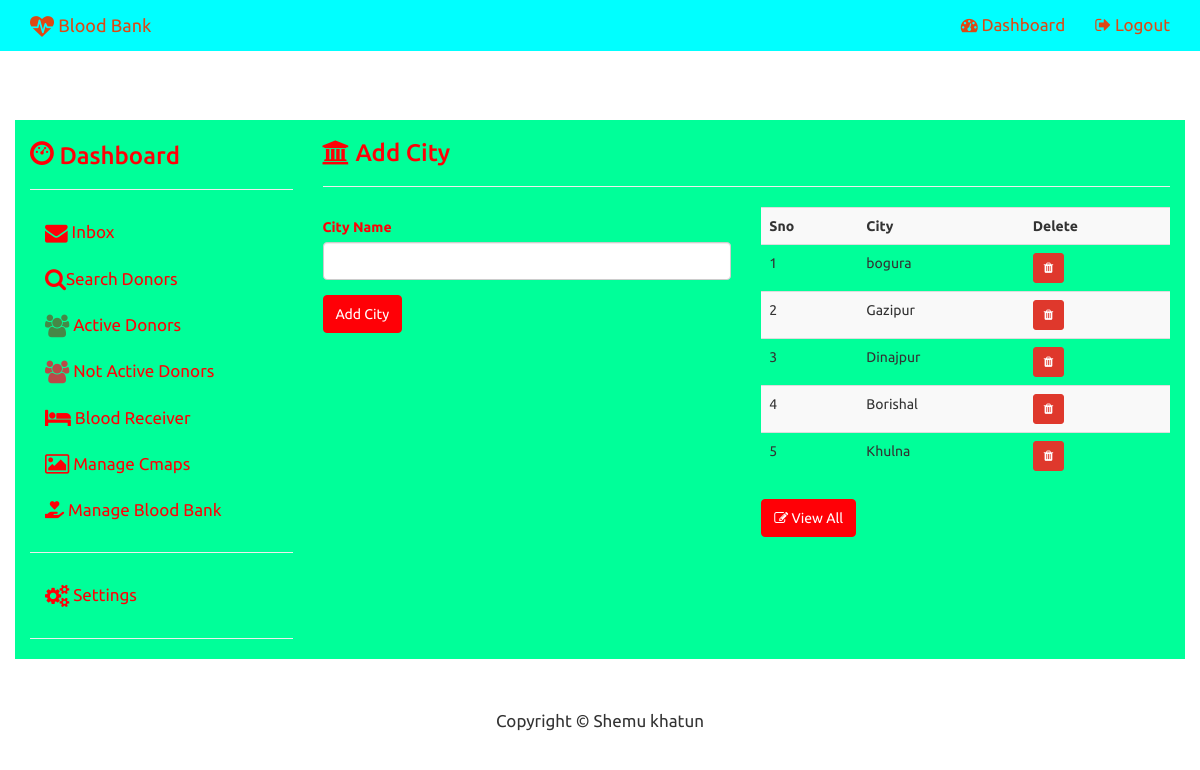
The app's page /admin_city.php (signed in) with its own data.
### tables this page shows
CREATE TABLE `city` (
  `CITY_ID` int(11) NOT NULL,
  `CITY_NAME` varchar(150) NOT NULL
);

### admin_city.php (the view, shortened to what this page needs)
<?php
include("config.php");
?>
<!DOCTYPE html>
<html lang="en">
	<head>
			<?php include("admin_head.php");?>
	</head>
	<body>
<?php include("admin_topnav.php"); ?>
<div class="container" style="margin-top:70px; background-color:#00ff99;">
	<div class="row">
		<div class="col-sm-3">
			<?php include("admin_side_nav.php");?>
		</div>
		<div class="col-sm-9" >
			<h3 class='text-primary'><i class="fa fa-bank"></i> Add City </h3><hr>
			<div class="row">
				<div class="col-md-6">
					<form role="form" action="admin_city.php" method="post">
						<div class="form-group text-primary">
							<label for="City">City Name</label>
							<input id="City" required type="text" class="form-control" name="cityname">
						</div>
						<div class="form-group">
							<input type="submit" class="btn btn-primary" name='city_submit' value="Add City">
						</div>
					</form>
				</div>
				<div class="col-md-6">
					<?php
						$sql="Select city.CITY_NAME, city.CITY_ID From city  ORDER BY city.CITY_ID DESC  LIMIT 0,7";
						$result=$con->query($sql);
						if($result->num_rows>0)
						{
								echo "<table class='table table-striped' >";
									echo "<tr>
											<th>Sno</th>
											<th>City</th>
											<th>Delete</th>
										</tr>";
										$i=0;
										while($row=$result->fetch_assoc())
										{
											$i++;
											echo"<tr>";
												echo "<td>$i</td>";
												echo "<td>".$row["CITY_NAME"]."</td>";
												echo "<td><a href='admin_del_city.php?id=".$row["CITY_ID"]."' class='btn btn-danger btn-sm'><i class='fa fa-trash'></i></a></td>";
											echo"</tr>";
										}
								echo "</table>";
						}
					?>
					<a href='admin_view_city.php' class='btn btn-primary'><i class='fa fa-edit'></i> View All</a>
				</div>
			</div>
		</div>
	</div>
</div>
	 <?php include("admin_footer.php"); ?>
	</body>
</html>

### css/modern-business.css (style rules this page uses)
html, body { height: 100%; }
body { padding-top: 50px; }
.navbar-default,.panel-heading,.btn-primary { background-color:#ff0006 !important; border-color:#ff0006 !important; }
.text-primary { color:#ff0006 !important; }

### records on screen
city: CITY_NAME "bogura"
city: CITY_NAME "Gazipur"
city: CITY_NAME "Dinajpur"
city: CITY_NAME "Borishal"
city: CITY_NAME "Khulna"
